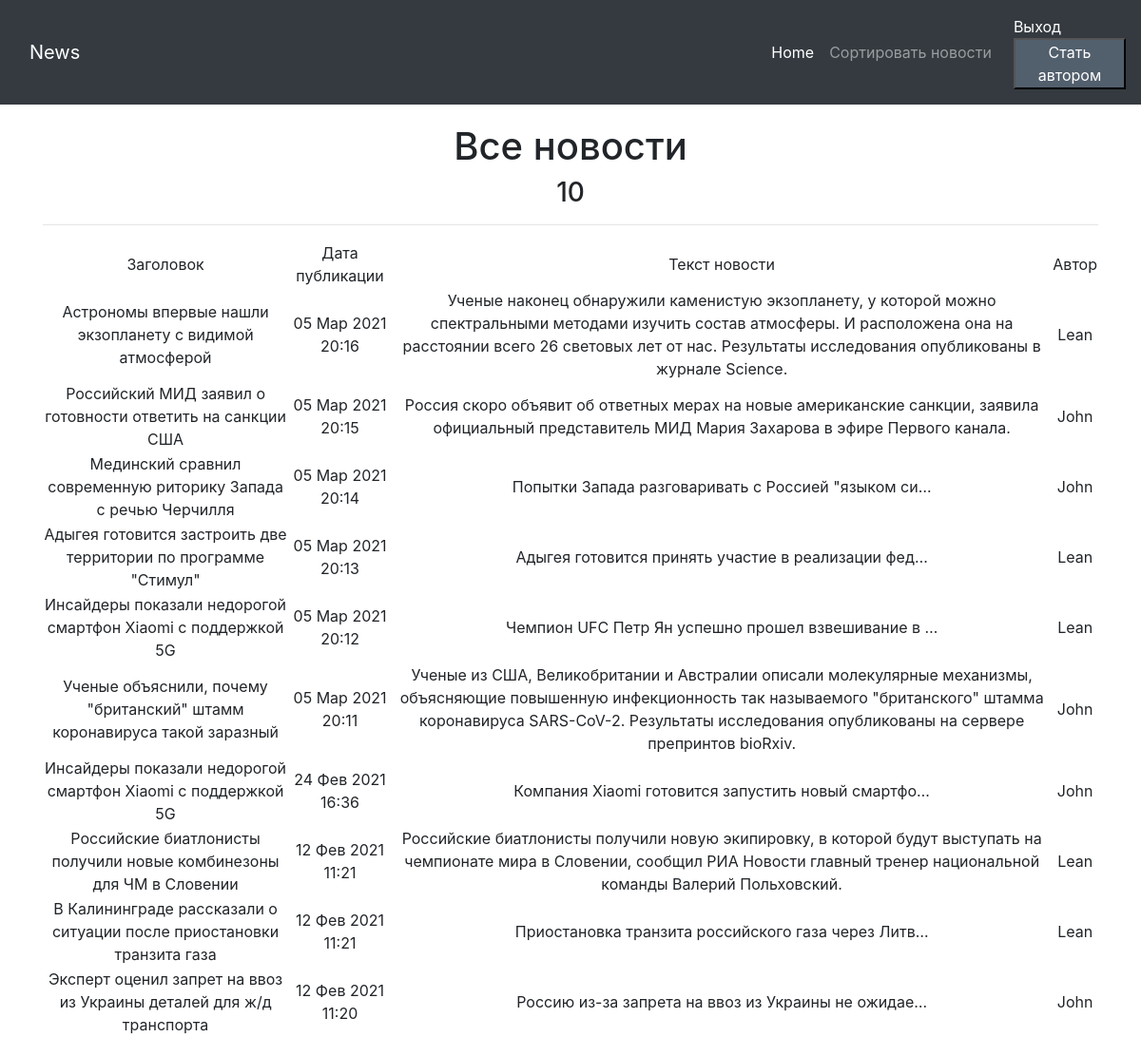
Page /news/ (signed in) on the committed database.
### news/models.py (models this page shows, shortened)
class Post(models.Model):
    ARTICLE = '1'
    NEWS = '2'
    CHOICE = (
        (ARTICLE, 'Article'),
        (NEWS, 'News'),
    )
    article_or_news = models.CharField(verbose_name='поле с выбором - статья или новость',
                                       max_length=1, choices=CHOICE,
                                       default=ARTICLE)
    date_of_creation_post = models.DateTimeField(verbose_name='дата и время создания', auto_now_add=True)
    header = models.CharField(verbose_name='заголовок статьи или новости', max_length=200)
    post_text = models.TextField(verbose_name='текст статьи или новости')
    post_rating = models.IntegerField(verbose_name='рейтинг статьи или новости', default=0)
    category = models.ManyToManyField(Category, through='PostCategory', blank=True, verbose_name='Категория')
    author = models.ForeignKey(Author, on_delete=models.CASCADE, verbose_name='Автор')

class Author(models.Model):
    rating_author = models.IntegerField(verbose_name='рейтинг пользователя', default=0)
    author = models.OneToOneField(User, on_delete=models.CASCADE)

### news/views.py (the view)
# urls.py: path('', PostsList.as_view()),
class PostsList(ListView):  # Список всех объектов из базы данных
    model = Post  # Модель, объекты которой мы выводим
    template_name = 'posts.html'  # имя шаблона, в котором содержатся инструкции о том, как должны вывестись наши объекты
    context_object_name = 'posts'  # имя списка, в котором будут лежать все объекты
    queryset = Post.objects.order_by('-id')

### news/templatetags/Censor.py (called while the page is built)
@register.filter(name='censor')  # регистрируем наш фильтр под именем censor, чтоб django понимал, что это именно фильтр, а не простая функция
def censor(value, arg):   # первый аргумент здесь это то значение, к которому надо применить фильтр, второй аргумент — это аргумент фильтра, т.е. примерно следующее будет в шаблоне value|censor:arg
    for word in profanity_list:
        if word.lower() in value.lower():
            return value.replace(word, arg)   # возвращаемое функцией значение — это то значение, которое подставится к нам в шаблон
        else:
            return value

### news/templatetags/auth_extras.py (called while the page is built)
@register.filter(name='has_group')
def has_group(user, common):
    group = Group.objects.get(name=common)
    return True if group in user.groups.all() else False

### templates/posts.html (shortened to what this page needs)
{% extends 'flatpages/default.html' %}
{% load Censor %}
{% block content %}
<h1>Все новости</h1>
<h3>{{posts |length}}</h3>
<hr>
    {% if posts %}
         <table>
            <tr>
                <td>
                    Заголовок
                </td>
                <td>
                    Дата публикации
                </td>
                <td>
                    Текст новости
                </td>
                <td>
                    Автор
                </td>
            </tr>
    {% for post in posts %}
        <tr>
            <td>
                {{ post.header |censor:"***"}}
            </td>
            <td>
                {{post.date_of_creation_post |date:'d M Y H:i'}}
            </td>
            <td>
                {% if post.article_or_news == '1' %}
                    {{ post.post_text |censor:"***"|truncatechars:50 }}
                {% else %}
                    {{ post.post_text |censor:"***" }}
                {% endif %}
            </td>
            <td>
                {{ post.author.author }}
            </td>
        </tr>
    {% endfor %}
        </table>
    {% else %}
        <h2>Новостей нет!</h2>
    {% endif %}
{% endblock content %}

### rows in the picture
Post: header|censor "Астрономы впервые нашли экзопланету с видимой атмосферой", date_of_creation_post "05 Мар 2021 20:16", post_text|censor "Ученые наконец обнаружили каменистую экзопланету, у которой можно спектральными методами изучить состав атмосферы. И расположена она на расстоянии всего 26 световых лет от нас. Результаты исследования опубликованы в журнале Science.", author.author "Lean"
Post: header|censor "Российский МИД заявил о готовности ответить на санкции США", date_of_creation_post "05 Мар 2021 20:15", post_text|censor "Россия скоро объявит об ответных мерах на новые американские санкции, заявила официальный представитель МИД Мария Захарова в эфире Первого канала.", author.author "John"
Post: header|censor "Мединский сравнил современную риторику Запада с речью Черчилля", date_of_creation_post "05 Мар 2021 20:14", post_text|censor "Попытки Запада разговаривать с Россией \"языком си…", author.author "John"
Post: header|censor "Адыгея готовится застроить две территории по программе \"Стимул\"", date_of_creation_post "05 Мар 2021 20:13", post_text|censor "Адыгея готовится принять участие в реализации фед…", author.author "Lean"
Post: header|censor "Инсайдеры показали недорогой смартфон Xiaomi с поддержкой 5G", date_of_creation_post "05 Мар 2021 20:12", post_text|censor "Чемпион UFC Петр Ян успешно прошел взвешивание в …", author.author "Lean"
Post: header|censor "Ученые объяснили, почему \"британский\" штамм коронавируса такой заразный", date_of_creation_post "05 Мар 2021 20:11", post_text|censor "Ученые из США, Великобритании и Австралии описали молекулярные механизмы, объясняющие повышенную инфекционность так называемого \"британского\" штамма коронавируса SARS-CoV-2. Результаты исследования опубликованы на сервере препринтов bioRxiv.", author.author "John"
Post: header|censor "Инсайдеры показали недорогой смартфон Xiaomi с поддержкой 5G", date_of_creation_post "24 Фев 2021 16:36", post_text|censor "Компания Xiaomi готовится запустить новый смартфо…", author.author "John"
Post: header|censor "Российские биатлонисты получили новые комбинезоны для ЧМ в Словении", date_of_creation_post "12 Фев 2021 11:21", post_text|censor "Российские биатлонисты получили новую экипировку, в которой будут выступать на чемпионате мира в Словении, сообщил РИА Новости главный тренер национальной команды Валерий Польховский.", author.author "Lean"
Post: header|censor "В Калининграде рассказали о ситуации после приостановки транзита газа", date_of_creation_post "12 Фев 2021 11:21", post_text|censor "Приостановка транзита российского газа через Литв…", author.author "Lean"
Post: header|censor "Эксперт оценил запрет на ввоз из Украины деталей для ж/д транспорта", date_of_creation_post "12 Фев 2021 11:20", post_text|censor "Россию из-за запрета на ввоз из Украины не ожидае…", author.author "John"

### other values in the picture
{{ posts |length }} "10"
